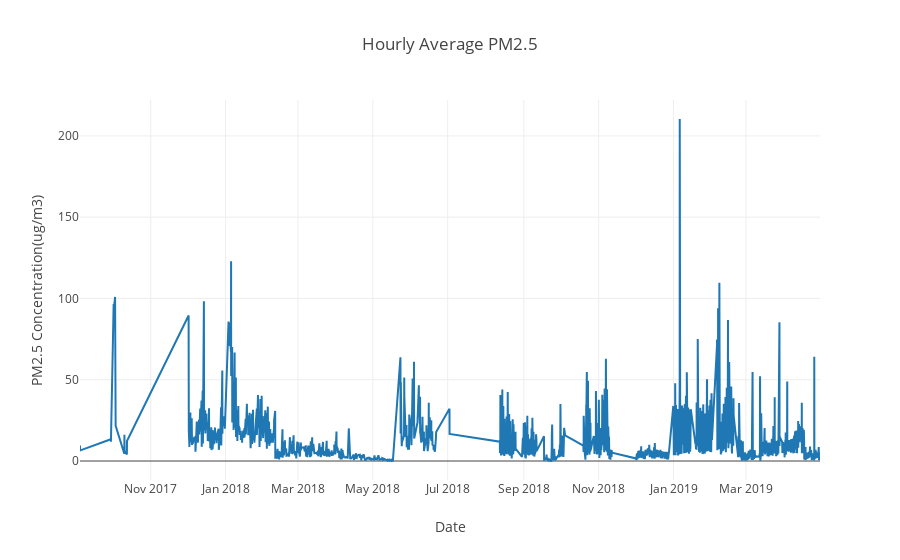

This figure's notebook cell:
### Code cell
hourly_pm25_trend = go.Scatter(x=hourly_average_airquality_data_concentrations.dropna().index,
                         y = hourly_average_airquality_data_concentrations['PM2.5(Ug/m3)'].dropna().values,
                 ) 

layout = go.Layout(title='Hourly Average PM2.5', xaxis=dict(title='Date'),
                   yaxis=dict(title='PM2.5 Concentration(ug/m3)'))

fig = go.Figure(data=[hourly_pm25_trend], layout=layout)
iplot(fig)
pio.write_image(fig,os.path.join(filepath , 'hourly_average_pm25_concentration_trend.png'))

### Figure 1 — Plotly figure (JSON) as saved in the notebook; plotly's stock layout.template omitted (floating-point values rounded to 4 significant figures; data arrays with more than 128 entries replaced by an {"elided": "..."} marker saying what was removed)
{"data": [{"type": "scatter", "uid": "4e16ee81-1bd6-46eb-9d1b-8e9012236f55", "x": {"elided": "5267 str values"}, "y": {"elided": "5267 float values"}}], "layout": {"title": {"text": "Hourly Average PM2.5"}, "xaxis": {"title": {"text": "Date"}}, "yaxis": {"title": {"text": "PM2.5 Concentration(ug/m3)"}}}}
